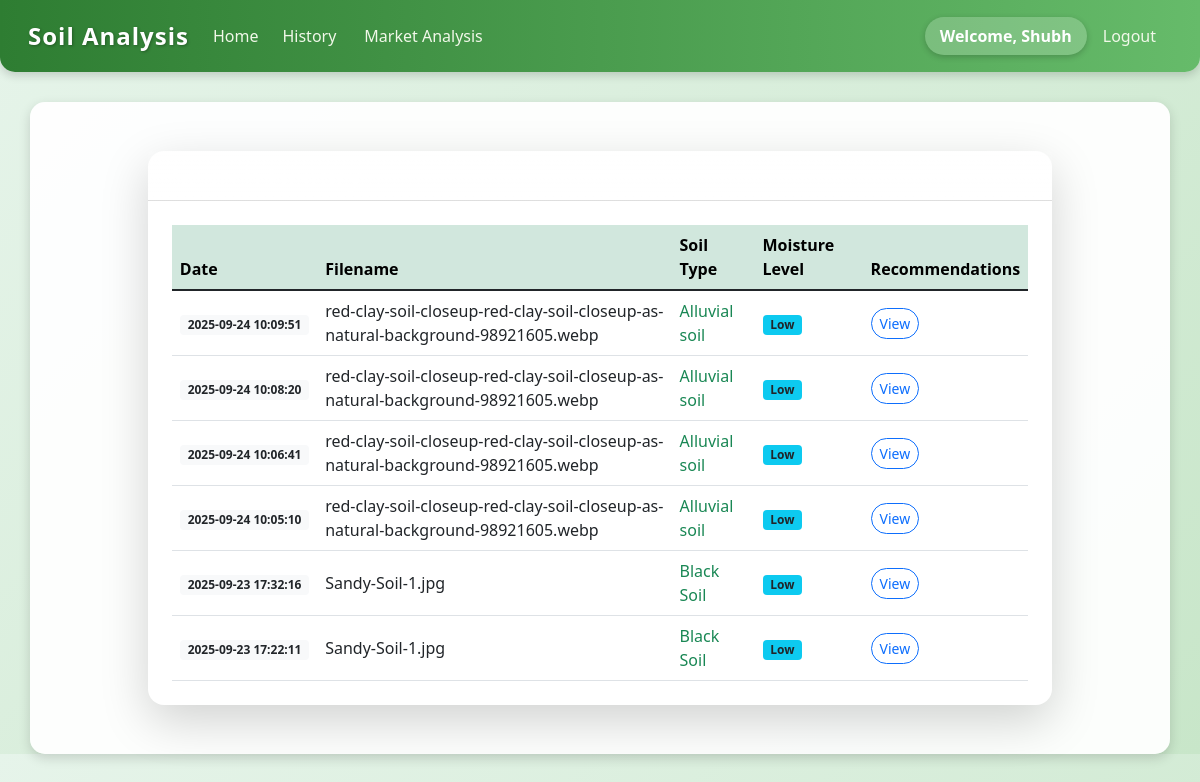
The app's page /history (signed in) with its own data.
### tables this page shows
CREATE TABLE history (
                id INTEGER PRIMARY KEY AUTOINCREMENT,
                user_id INTEGER NOT NULL,
                filename TEXT NOT NULL,
                soil_type TEXT NOT NULL,
                moisture_level TEXT NOT NULL,
                gemini_info TEXT NOT NULL,
                search_date TIMESTAMP DEFAULT CURRENT_TIMESTAMP,
                FOREIGN KEY (user_id) REFERENCES users (id)
            );

### app.py (the view)
@app.route('/history')
def history():
    if 'user_id' not in session:
        return redirect(url_for('login'))
    search_history = get_search_history(session['user_id'])
    return render_template('history.html', history=search_history, username=session.get('username'))

### app.py (called while the page is built)
def get_db():
    if 'db' not in g:
        g.db = sqlite3.connect(app.config['DATABASE'])
        g.db.row_factory = sqlite3.Row
    return g.db

def get_search_history(user_id):
    db = get_db()
    history = db.execute(
        'SELECT * FROM history WHERE user_id = ? ORDER BY search_date DESC',
        (user_id,)
    ).fetchall()
    return history

### templates/history.html (shortened to what this page needs)
{% extends "base.html" %}
{% block content %}
<div class="row justify-content-center my-4">
    <div class="col-lg-10">
        <div class="card shadow-lg border-0 rounded-4">
            <div class="card-header bg-gradient text-white rounded-top-4"
                 style="background: linear-gradient(135deg, #2e7d32, #66bb6a);">
                <h3 class="card-title mb-0">
                </h3>
            </div>
            <div class="card-body p-4">
                {% if history %}
                <div class="table-responsive">
                    <table class="table table-hover align-middle mb-0">
                        <thead class="table-success">
                            <tr>
                                <th>Date</th>
                                <th>Filename</th>
                                <th>Soil Type</th>
                                <th>Moisture Level</th>
                                <th>Recommendations</th>
                            </tr>
                        </thead>
                        <tbody>
                            {% for item in history %}
                            <tr>
                                <td><span class="badge bg-light text-dark">{{ item['search_date'] }}</span></td>
                                <td> {{ item['filename'] }}</td>
                                <td><span class="fw-semibold text-success">{{ item['soil_type'] }}</span></td>
                                <td>
                                    {% if item['moisture_level'] == "High" %}
                                        <span class="badge bg-danger">High</span>
                                    {% elif item['moisture_level'] == "Medium" %}
                                        <span class="badge bg-warning text-dark">Medium</span>
                                    {% else %}
                                        <span class="badge bg-info text-dark">Low</span>
                                    {% endif %}
                                </td>
                                <td>
                                    <button class="btn btn-sm btn-outline-primary rounded-pill toggle-btn" type="button"
                                            data-bs-toggle="collapse"
                                            data-bs-target="#details{{ item['id'] }}">
                                         View
                                    </button>
                                </td>
                            </tr>
                                            <p class="mb-0">{{ item['gemini_info'] | safe }}</p>
                            {% endfor %}
                        </tbody>
                    </table>
                </div>
                {% endif %}
            </div>
        </div>
    </div>
</div>
{% endblock %}

### templates/base.html (style rules this page uses)
body { background: linear-gradient(135deg, #e6f4ea, #c8e6c9); font-family: 'Segoe UI', Tahoma, Geneva, Verdana, sans-serif; color: #2e2e2e; }

### templates/history.html (style rules this page uses)
.card { border-radius: 1rem; }

### records on screen
history: search_date "2025-09-24 10:09:51", filename "red-clay-soil-closeup-red-clay-soil-closeup-as-natural-background-98921605.webp", soil_type "Alluvial soil", moisture_level "Low"
history: search_date "2025-09-24 10:08:20", filename "red-clay-soil-closeup-red-clay-soil-closeup-as-natural-background-98921605.webp", soil_type "Alluvial soil", moisture_level "Low"
history: search_date "2025-09-24 10:06:41", filename "red-clay-soil-closeup-red-clay-soil-closeup-as-natural-background-98921605.webp", soil_type "Alluvial soil", moisture_level "Low"
history: search_date "2025-09-24 10:05:10", filename "red-clay-soil-closeup-red-clay-soil-closeup-as-natural-background-98921605.webp", soil_type "Alluvial soil", moisture_level "Low"
history: search_date "2025-09-23 17:32:16", filename "Sandy-Soil-1.jpg", soil_type "Black Soil", moisture_level "Low"
history: search_date "2025-09-23 17:22:11", filename "Sandy-Soil-1.jpg", soil_type "Black Soil", moisture_level "Low"

### other values on screen
{{ username }} "Shubh"
